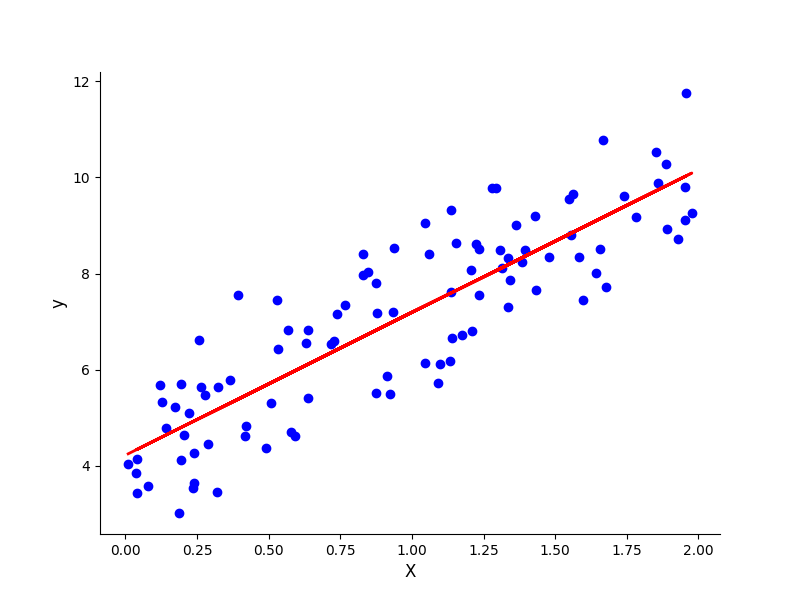

This chart was generated by the following Python code:
import numpy as np
import matplotlib.pyplot as plt
from sklearn.linear_model import LinearRegression

# Generate random data
np.random.seed(0)
X = 2 * np.random.rand(100, 1)
y = 4 + 3 * X + np.random.randn(100, 1)

# Fit linear regression model
model = LinearRegression()
model.fit(X, y)
y_pred = model.predict(X)

# Plot the data points and regression line
F = plt.figure(figsize=(8, 6))
ax = F.add_subplot(111)
ax.scatter(X, y, color='blue', label='Data Points')
ax.plot(X, y_pred, color='red', linewidth=2, label='Regression Line')

# Add title and labels
# ax.title('Linear Regression Example', fontsize=16)
ax.set_xlabel('X', fontsize=12)
ax.set_ylabel('y', fontsize=12)
ax.spines[['right', 'top']].set_visible(False)

# Add legend
# ax.legend()

# Show plot
plt.grid(False)
plt.savefig('linreg.png')
